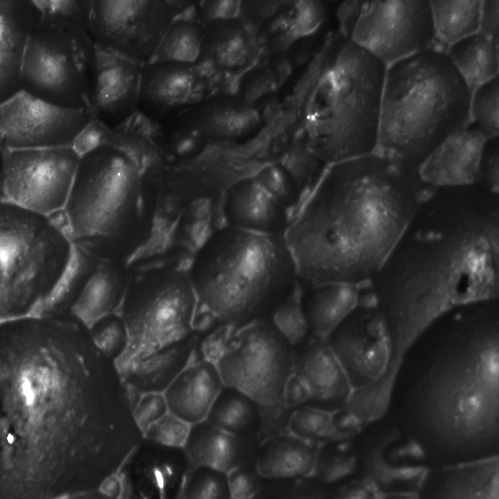
#> input picture images/Nacozari 220420150955/1.png, 499 x 499 px; its folder holds only this picture in this run
$ jupyter execute --allow-errors bubbles_histogram_matching_pca_tsne.ipynb   (older library calls are emulated)
#> lines starting #> are read from the running program, lines starting #| are printed output that depends on the picture
# Datasets de burbujas
El datasets cuenta con un total de 553 imágenes.
## 1- Preprosecamiento de las imágenes con match_histogram
Existen unas pocas imágenes las cuáles se encuentran en diferencia con respecto a las demás por su histograma de colores que presentan. Dado este problema se procede a realizar un march_histogram para así lograr tener todas las imágenes en un histograma de colores similares.

**Ejemplos de imagen en el datasets**
<table>
    <tr>
        <td>

        </td>
        <td>

        </td>
        <td>

        </td>
        <td>

        </td>
    </tr>
</table>

A continuación, se hace uso del módulo skimage.exposure.match_histogram

[cell 1]
import matplotlib.pyplot as plt

from skimage.exposure import match_histograms
from skimage.io import imread, imread_collection, imsave

#path
col_dir = 'images/Nacozari 220420150955/*.png'

#creating a collection with the available images
collection = imread_collection(col_dir)
#> collection = 1 item
#reference
reference = imread('reference.png')
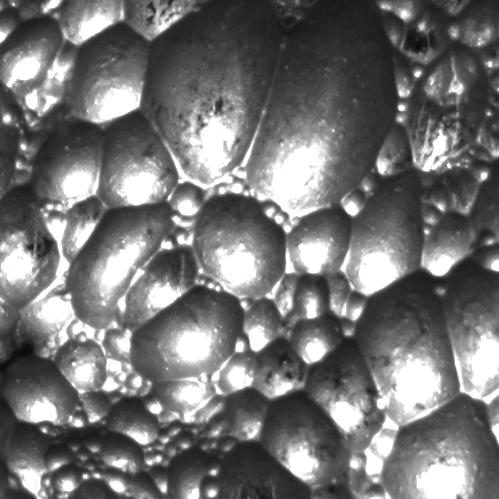
#> input picture reference.png, 499 x 499 px
#> reference is the input picture: shape (499, 499, 3); min 11, max 255, mean 115
i = 1
for col in collection:
    matched = match_histograms(col, reference, multichannel=True)
    imsave('images/Nacozari 220420150955_2/{}.png'.format(i),matched)
    i+=1
#> this loop made 1 pass
#> i on pass 1: 2
#> pass 1, `matched = match_histograms(col, reference, multichannel=True)`:
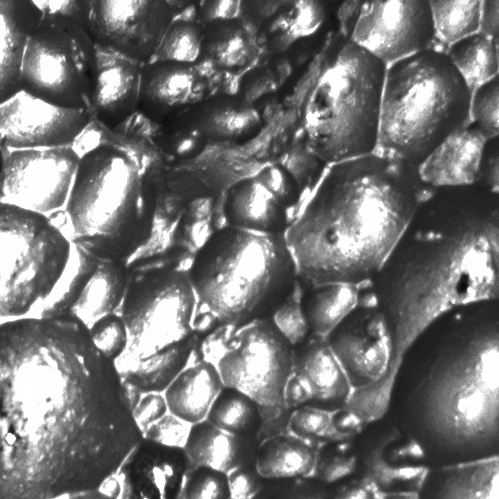
#> matched: shape (499, 499, 3); min 11, max 255, mean 115.3
#> after the loop, i = 2

fig, (ax1, ax2, ax3) = plt.subplots(nrows=1, ncols=3, figsize=(8, 3),
                                    sharex=True, sharey=True)

for aa in (ax1, ax2, ax3):
    aa.set_axis_off()

ax1.imshow(collection[0])
ax1.set_title('Source')
ax2.imshow(reference)
ax2.set_title('Reference')
matched = match_histograms(collection[0], reference, multichannel=True)
ax3.imshow(matched)
ax3.set_title('Matched')

plt.tight_layout()
plt.show()
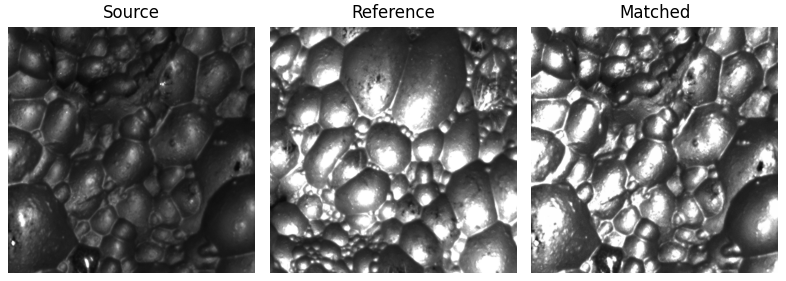
#> figure drawn by matplotlib, 3 panels

fig, axes = plt.subplots(nrows=3, ncols=3, figsize=(8, 8))


#> (the rest of this cell did not finish here and is left out)

## 2- Aplicando PCA 2D

#> (a cell that did not finish here is left out)

## 3- Aplicando T-SNE 2D

[cell 3]
from sklearn.manifold import TSNE

#path
col_dir = 'images/*.png'

#creating a collection with the available images
collection = imread_collection(col_dir)

X = [np.ravel(col)for col in collection]
#> X = []
#> col is the input picture: shape (499, 499, 3); min 7, max 255, mean 51.3

tsne = TSNE(n_components=2, random_state=0)
#> (the rest of this cell did not finish here and is left out)
